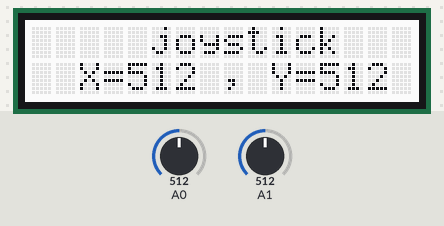
A sketch run on a simulated Arduino Uno, built with avr-gcc and run on an emulated ATmega328P. On the bench: 16×2 character LCD. The inputs (shaded band) are chosen by the test bench; at power-on: A0 = 512, A1 = 512.

Above: at 1.2 s.
1.3 s: A0 set to 716
At 1.64 s:
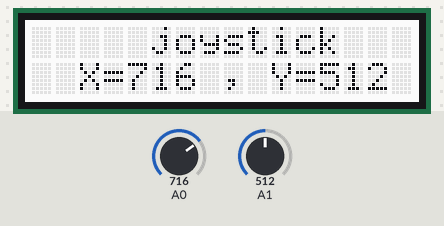
4.2 s: A1 set to 716
At 4.56 s:
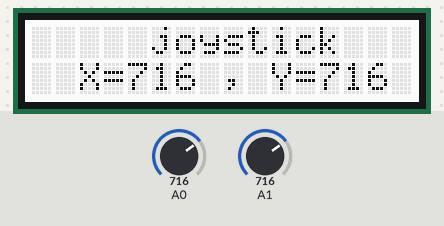
5.8 s: A0 set to 11
At 6.13 s:
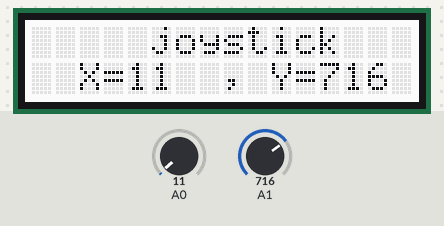
7.4 s: A0 set to 8
At 7.69 s:
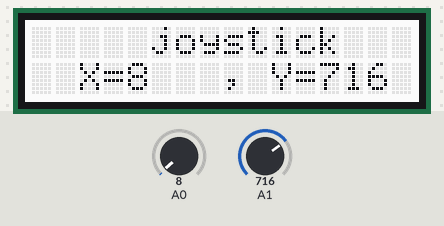
8.9 s: A1 set to 11
At 9.25 s:
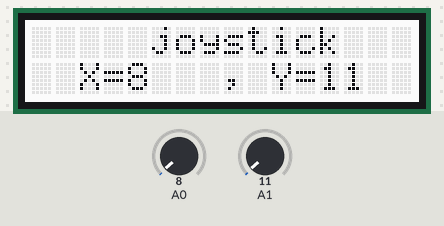
10.5 s: A1 set to 8
At 10.8 s:
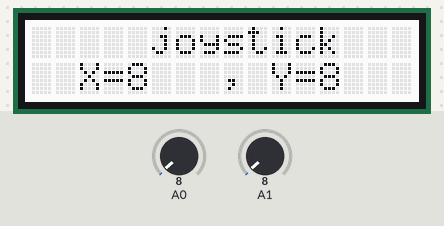
Timing chart, 0 to 13.0 s (numbered marks = the images above; inputs shaded):
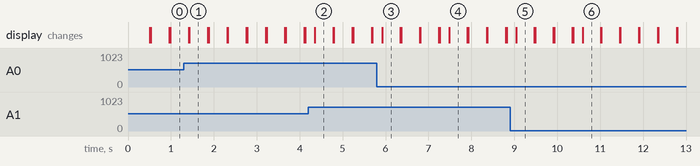

Measured:
- after the input at 1.3 s, the display: first differs from a run without the input after 0.13 s (image 1)
- after the input at 4.2 s, the display: changes after 0.15 s (image 2)
- after the input at 5.8 s, the display: changes after 0.12 s (image 3)
- after the input at 7.4 s, the display: changes after 0.08 s (image 4)
- after the input at 8.9 s, the display: changes after 0.14 s (image 5)
- after the input at 10.5 s, the display: changes after 0.09 s (image 6)
- what the display in image 1 shows lasts 0.5 s, from 1.4 s to 1.9 s

The sketch:

ex5-b.ino
```cpp
#include <Wire.h>
#include "rgb_lcd.h"
rgb_lcd lcd;


void setup()
{
  Serial.begin(9600);
  lcd.begin(16, 2);
}

void loop()
{
  int sensorValue1 = analogRead(A0);
  int sensorValue2 = analogRead(A1);
  lcd.setCursor(5, 0);
  lcd.print ("joystick");
  lcd.setCursor(2, 1);
  lcd.print("X=");
  lcd.print(sensorValue1);
  lcd.setCursor(8, 1);
  lcd.print(", Y=");
  lcd.print(sensorValue2);
  delay(200);
  lcd.clear();
}
```
